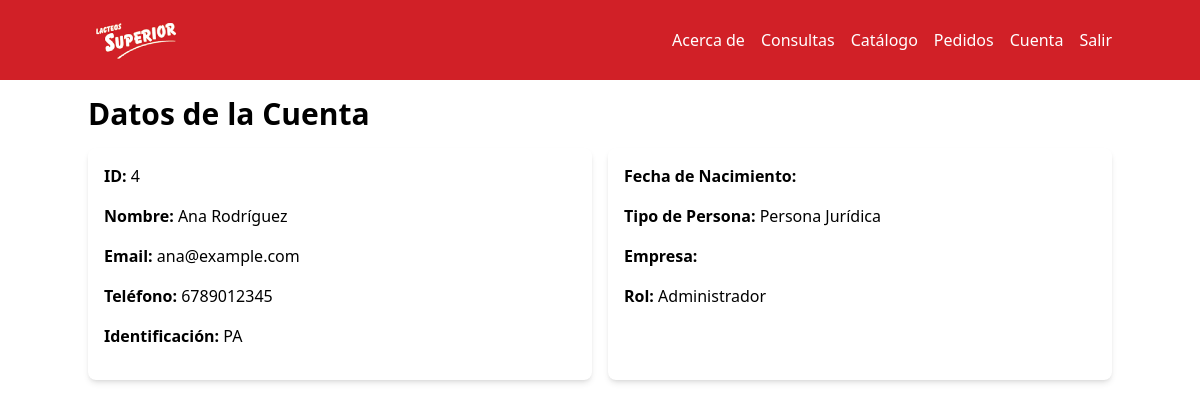
The page /app/pages/cuenta/ (signed in) on the database its author committed.
### tables this page shows
CREATE TABLE `usuario` (
  `Id` int(11) NOT NULL,
  `nombre` varchar(150) NOT NULL,
  `email` varchar(150) NOT NULL,
  `movil` varchar(20) NOT NULL,
  `fk_identificacion` int(11) NOT NULL,
  `identificacion` varchar(20) NOT NULL,
  `contrasena` varchar(10) NOT NULL,
  `direccion` varchar(150) NOT NULL,
  `fecha_nacimiento` date DEFAULT NULL,
  `fk_rol` int(11) NOT NULL DEFAULT 1,
  `fk_tipo_persona` int(11) NOT NULL DEFAULT 1,
  `empresa` varchar(100) DEFAULT NULL
);

CREATE TABLE `tipo` (
  `Id` int(11) NOT NULL,
  `nombre` varchar(20) NOT NULL
);

CREATE TABLE `rol` (
  `Id` int(11) NOT NULL,
  `nombre` varchar(15) NOT NULL
);

### app/pages/cuenta/index.php (the view, shortened to what this page needs)
<?php
if (isset($_SESSION['auth']) == true) {
    if ($_SESSION['auth'] == true) {
        include("../../templates/header.php");
    } else {
        include("../../templates/head.php");
    }
    include("../../DATABASE.php");
    $SQL = $CONEXION->prepare("SELECT u.Id AS Id, u.nombre AS nombre, email, movil, CONCAT(i.tipo,'  ',u.identificacion) AS identificacion, fecha_nacimiento, t.nombre AS tipo_persona, empresa, r.nombre AS rol
                               FROM usuario u
                               INNER JOIN tipo t ON fk_tipo_persona = t.Id
                               INNER JOIN identificacion i ON fk_identificacion = i.Id
                               INNER JOIN rol r ON fk_rol = r.Id
                               WHERE u.Id = :id");
    $SQL->bindParam(":id", $_SESSION["Id"], PDO::PARAM_INT);
    $SQL->execute();
    $Datos = $SQL->fetch(PDO::FETCH_ASSOC);
?>
    <div class="container mx-auto ">
        <h1 class="text-3xl font-bold my-4">Datos de la Cuenta</h1>
        <div class="grid grid-cols-1 md:grid-cols-2 gap-4">
            <div class="bg-white p-4 rounded-lg shadow-md">
                <p class="mb-4"><strong>ID:</strong> <?php echo $Datos['Id']; ?></p>
                <p class="mb-4"><strong>Nombre:</strong> <?php echo $Datos['nombre']; ?></p>
                <p class="mb-4"><strong>Email:</strong> <?php echo $Datos['email']; ?></p>
                <p class="mb-4"><strong>Teléfono:</strong> <?php echo $Datos['movil']; ?></p>
                <p class="mb-4"><strong>Identificación:</strong> <?php echo $Datos['identificacion']; ?></p>
            </div>
            <div class="bg-white p-4 rounded-lg shadow-md">
                <p class="mb-4"><strong>Fecha de Nacimiento:</strong> <?php echo $Datos['fecha_nacimiento']; ?></p>
                <p class="mb-4"><strong>Tipo de Persona:</strong> <?php echo $Datos['tipo_persona']; ?></p>
                <p class="mb-4"><strong>Empresa:</strong> <?php echo $Datos['empresa']; ?></p>
                <p class="mb-4"><strong>Rol:</strong> <?php echo $Datos['rol']; ?></p>
            </div>
        </div>
    </div>
<?php
    include("../../templates/footer.php");
} else {
    header("Location: ../../login.php");
    exit();
}
?>

### rows shown on the page
usuario: Id "4", nombre "Ana Rodríguez", email "ana@example.com", movil "6789012345", fk_tipo_persona.nombre "Persona Jurídica", fk_rol.nombre "Administrador"

### other values the page prints
$Datos['identificacion'] "PA"
